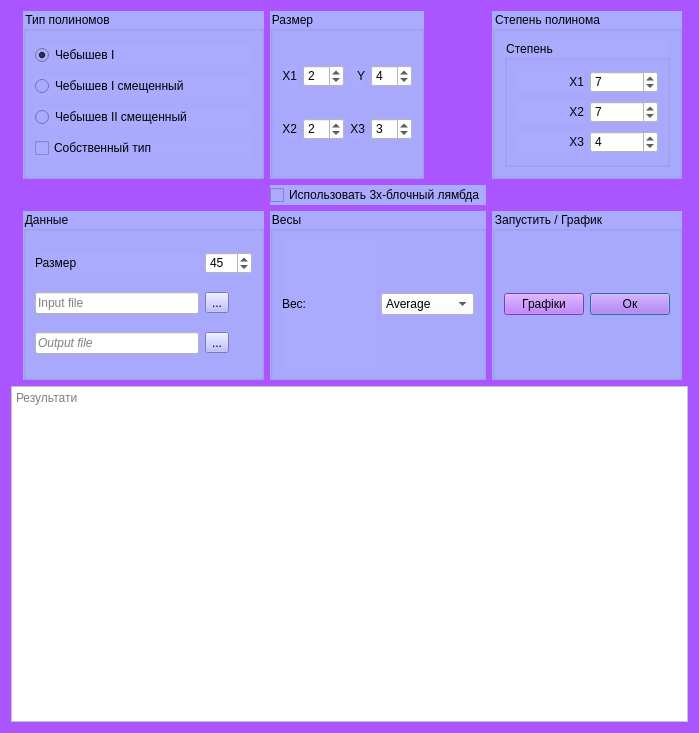
<?xml version="1.0" encoding="UTF-8"?>
<ui version="4.0">
 <class>Form</class>
 <widget class="QWidget" name="Form">
  <property name="geometry">
   <rect>
    <x>0</x>
    <y>0</y>
    <width>699</width>
    <height>733</height>
   </rect>
  </property>
  <property name="windowTitle">
   <string>Form1</string>
  </property>
  <property name="styleSheet">
   <string notr="true">background-color: rgb(170, 85, 255);</string>
  </property>
  <layout class="QGridLayout" name="gridLayout_2">
   <item row="0" column="4">
    <widget class="QGroupBox" name="groupBox_5">
     <property name="styleSheet">
      <string notr="true">background-color: rgb(170, 170, 255);</string>
     </property>
     <property name="locale">
      <locale language="Ukrainian" country="Ukraine"/>
     </property>
     <property name="title">
      <string>Степень полинома</string>
     </property>
     <layout class="QHBoxLayout" name="horizontalLayout">
      <item>
       <widget class="QGroupBox" name="groupBox_4">
        <property name="locale">
         <locale language="Ukrainian" country="Ukraine"/>
        </property>
        <property name="title">
         <string>Степень</string>
        </property>
        <layout class="QGridLayout" name="gridLayout_4">
         <item row="0" column="0">
          <widget class="QLabel" name="label_6">
           <property name="locale">
            <locale language="Ukrainian" country="Ukraine"/>
           </property>
           <property name="text">
            <string>X1</string>
           </property>
           <property name="alignment">
            <set>Qt::AlignRight|Qt::AlignTrailing|Qt::AlignVCenter</set>
           </property>
          </widget>
         </item>
         <item row="2" column="1">
          <widget class="QSpinBox" name="x3_deg">
           <property name="styleSheet">
            <string notr="true">background-color: rgb(255, 255, 255);</string>
           </property>
           <property name="locale">
            <locale language="Ukrainian" country="Ukraine"/>
           </property>
           <property name="value">
            <number>4</number>
           </property>
          </widget>
         </item>
         <item row="1" column="0">
          <widget class="QLabel" name="label_8">
           <property name="locale">
            <locale language="Ukrainian" country="Ukraine"/>
           </property>
           <property name="text">
            <string>X2</string>
           </property>
           <property name="alignment">
            <set>Qt::AlignRight|Qt::AlignTrailing|Qt::AlignVCenter</set>
           </property>
          </widget>
         </item>
         <item row="0" column="1">
          <widget class="QSpinBox" name="x1_deg">
           <property name="styleSheet">
            <string notr="true">background-color: rgb(255, 255, 255);</string>
           </property>
           <property name="locale">
            <locale language="Ukrainian" country="Ukraine"/>
           </property>
           <property name="value">
            <number>7</number>
           </property>
          </widget>
         </item>
         <item row="1" column="1">
          <widget class="QSpinBox" name="x2_deg">
           <property name="styleSheet">
            <string notr="true">background-color: rgb(255, 255, 255);</string>
           </property>
           <property name="locale">
            <locale language="Ukrainian" country="Ukraine"/>
           </property>
           <property name="value">
            <number>7</number>
           </property>
          </widget>
         </item>
         <item row="2" column="0">
          <widget class="QLabel" name="label_7">
           <property name="locale">
            <locale language="Ukrainian" country="Ukraine"/>
           </property>
           <property name="text">
            <string>X3</string>
           </property>
           <property name="alignment">
            <set>Qt::AlignRight|Qt::AlignTrailing|Qt::AlignVCenter</set>
           </property>
          </widget>
         </item>
        </layout>
       </widget>
      </item>
     </layout>
    </widget>
   </item>
   <item row="7" column="0" rowspan="2" colspan="6">
    <widget class="QTextBrowser" name="results_field">
     <property name="styleSheet">
      <string notr="true">background-color: rgb(255, 255, 255);</string>
     </property>
     <property name="locale">
      <locale language="Ukrainian" country="Ukraine"/>
     </property>
     <property name="lineWrapMode">
      <enum>QTextEdit::NoWrap</enum>
     </property>
     <property name="readOnly">
      <bool>true</bool>
     </property>
     <property name="html">
      <string>&lt;!DOCTYPE HTML PUBLIC &quot;-//W3C//DTD HTML 4.0//EN&quot; &quot;http://www.w3.org/TR/REC-html40/strict.dtd&quot;&gt;
&lt;html&gt;&lt;head&gt;&lt;meta name=&quot;qrichtext&quot; content=&quot;1&quot; /&gt;&lt;style type=&quot;text/css&quot;&gt;
p, li { white-space: pre-wrap; }
&lt;/style&gt;&lt;/head&gt;&lt;body style=&quot; font-family:'Ubuntu'; font-size:11pt; font-weight:400; font-style:normal;&quot;&gt;
&lt;p style=&quot;-qt-paragraph-type:empty; margin-top:0px; margin-bottom:0px; margin-left:0px; margin-right:0px; -qt-block-indent:0; text-indent:0px; font-family:'.Menio Regular'; font-size:10pt;&quot;&gt;&lt;br /&gt;&lt;/p&gt;&lt;/body&gt;&lt;/html&gt;</string>
     </property>
     <property name="placeholderText" stdset="0">
      <string>Результати</string>
     </property>
    </widget>
   </item>
   <item row="0" column="3">
    <widget class="QGroupBox" name="groupBox_2">
     <property name="sizePolicy">
      <sizepolicy hsizetype="Fixed" vsizetype="Preferred">
       <horstretch>0</horstretch>
       <verstretch>0</verstretch>
      </sizepolicy>
     </property>
     <property name="styleSheet">
      <string notr="true">background-color: rgb(170, 170, 255);</string>
     </property>
     <property name="locale">
      <locale language="Ukrainian" country="Ukraine"/>
     </property>
     <property name="title">
      <string>Размер</string>
     </property>
     <layout class="QGridLayout" name="gridLayout_3">
      <item row="1" column="1">
       <widget class="QSpinBox" name="x1_dim">
        <property name="styleSheet">
         <string notr="true">background-color: rgb(255, 255, 255);</string>
        </property>
        <property name="locale">
         <locale language="Ukrainian" country="Ukraine"/>
        </property>
        <property name="value">
         <number>2</number>
        </property>
       </widget>
      </item>
      <item row="1" column="0">
       <widget class="QLabel" name="label_2">
        <property name="locale">
         <locale language="Ukrainian" country="Ukraine"/>
        </property>
        <property name="text">
         <string>X1</string>
        </property>
        <property name="alignment">
         <set>Qt::AlignRight|Qt::AlignTrailing|Qt::AlignVCenter</set>
        </property>
       </widget>
      </item>
      <item row="2" column="1">
       <widget class="QSpinBox" name="x2_dim">
        <property name="styleSheet">
         <string notr="true">background-color: rgb(255, 255, 255);</string>
        </property>
        <property name="locale">
         <locale language="Ukrainian" country="Ukraine"/>
        </property>
        <property name="value">
         <number>2</number>
        </property>
       </widget>
      </item>
      <item row="2" column="0">
       <widget class="QLabel" name="label_3">
        <property name="locale">
         <locale language="Ukrainian" country="Ukraine"/>
        </property>
        <property name="text">
         <string>X2</string>
        </property>
        <property name="alignment">
         <set>Qt::AlignRight|Qt::AlignTrailing|Qt::AlignVCenter</set>
        </property>
       </widget>
      </item>
      <item row="2" column="2">
       <widget class="QLabel" name="label_5">
        <property name="locale">
         <locale language="Ukrainian" country="Ukraine"/>
        </property>
        <property name="text">
         <string>X3</string>
        </property>
        <property name="alignment">
         <set>Qt::AlignRight|Qt::AlignTrailing|Qt::AlignVCenter</set>
        </property>
       </widget>
      </item>
      <item row="1" column="2">
       <widget class="QLabel" name="label_4">
        <property name="locale">
         <locale language="Ukrainian" country="Ukraine"/>
        </property>
        <property name="text">
         <string>Y</string>
        </property>
        <property name="alignment">
         <set>Qt::AlignRight|Qt::AlignTrailing|Qt::AlignVCenter</set>
        </property>
       </widget>
      </item>
      <item row="2" column="3">
       <widget class="QSpinBox" name="x3_dim">
        <property name="styleSheet">
         <string notr="true">background-color: rgb(255, 255, 255);</string>
        </property>
        <property name="locale">
         <locale language="Ukrainian" country="Ukraine"/>
        </property>
        <property name="value">
         <number>3</number>
        </property>
       </widget>
      </item>
      <item row="1" column="3">
       <widget class="QSpinBox" name="y_dim">
        <property name="styleSheet">
         <string notr="true">background-color: rgb(255, 255, 255);</string>
        </property>
        <property name="locale">
         <locale language="Ukrainian" country="Ukraine"/>
        </property>
        <property name="value">
         <number>4</number>
        </property>
       </widget>
      </item>
     </layout>
    </widget>
   </item>
   <item row="3" column="3">
    <widget class="QGroupBox" name="groupBox_7">
     <property name="styleSheet">
      <string notr="true">background-color: rgb(170, 170, 255);</string>
     </property>
     <property name="locale">
      <locale language="Ukrainian" country="Ukraine"/>
     </property>
     <property name="title">
      <string>Весы</string>
     </property>
     <layout class="QHBoxLayout" name="horizontalLayout_3">
      <item>
       <widget class="QLabel" name="label_9">
        <property name="locale">
         <locale language="Ukrainian" country="Ukraine"/>
        </property>
        <property name="text">
         <string>Вес:</string>
        </property>
       </widget>
      </item>
      <item>
       <widget class="QComboBox" name="weights_box">
        <property name="styleSheet">
         <string notr="true">background-color: rgb(255, 255, 255);</string>
        </property>
        <property name="locale">
         <locale language="Ukrainian" country="Ukraine"/>
        </property>
        <property name="currentText" stdset="0">
         <string>Average</string>
        </property>
        <item>
         <property name="text">
          <string>Average</string>
         </property>
        </item>
        <item>
         <property name="text">
          <string>Scaled</string>
         </property>
        </item>
       </widget>
      </item>
     </layout>
    </widget>
   </item>
   <item row="3" column="2">
    <widget class="QGroupBox" name="groupBox">
     <property name="autoFillBackground">
      <bool>false</bool>
     </property>
     <property name="styleSheet">
      <string notr="true">background-color: rgb(170, 170, 255);</string>
     </property>
     <property name="locale">
      <locale language="Ukrainian" country="Ukraine"/>
     </property>
     <property name="title">
      <string>Данные</string>
     </property>
     <layout class="QGridLayout" name="gridLayout_5">
      <item row="2" column="1">
       <widget class="QToolButton" name="select_output">
        <property name="locale">
         <locale language="Ukrainian" country="Ukraine"/>
        </property>
        <property name="text">
         <string>...</string>
        </property>
       </widget>
      </item>
      <item row="0" column="1">
       <widget class="QSpinBox" name="sample_spin">
        <property name="styleSheet">
         <string notr="true">background-color: rgb(255, 255, 255);</string>
        </property>
        <property name="locale">
         <locale language="Ukrainian" country="Ukraine"/>
        </property>
        <property name="maximum">
         <number>999</number>
        </property>
        <property name="value">
         <number>45</number>
        </property>
       </widget>
      </item>
      <item row="1" column="1">
       <widget class="QToolButton" name="select_input">
        <property name="locale">
         <locale language="Ukrainian" country="Ukraine"/>
        </property>
        <property name="text">
         <string>...</string>
        </property>
       </widget>
      </item>
      <item row="1" column="0">
       <widget class="QLineEdit" name="line_input">
        <property name="styleSheet">
         <string notr="true">background-color: rgb(255, 255, 255);</string>
        </property>
        <property name="locale">
         <locale language="Ukrainian" country="Ukraine"/>
        </property>
        <property name="text">
         <string/>
        </property>
        <property name="placeholderText">
         <string>Input file</string>
        </property>
       </widget>
      </item>
      <item row="0" column="0">
       <widget class="QLabel" name="label">
        <property name="locale">
         <locale language="Ukrainian" country="Ukraine"/>
        </property>
        <property name="text">
         <string>Размер</string>
        </property>
       </widget>
      </item>
      <item row="2" column="0">
       <widget class="QLineEdit" name="line_output">
        <property name="font">
         <font>
          <italic>true</italic>
         </font>
        </property>
        <property name="styleSheet">
         <string notr="true">background-color: rgb(255, 255, 255);</string>
        </property>
        <property name="locale">
         <locale language="Ukrainian" country="Ukraine"/>
        </property>
        <property name="placeholderText">
         <string>Output file</string>
        </property>
       </widget>
      </item>
     </layout>
    </widget>
   </item>
   <item row="3" column="4">
    <widget class="QGroupBox" name="groupBox_6">
     <property name="styleSheet">
      <string notr="true">background-color: rgb(170, 170, 255);</string>
     </property>
     <property name="locale">
      <locale language="Ukrainian" country="Ukraine"/>
     </property>
     <property name="title">
      <string>Запустить / График</string>
     </property>
     <layout class="QHBoxLayout" name="horizontalLayout_2">
      <item>
       <widget class="QPushButton" name="plot_button">
        <property name="styleSheet">
         <string notr="true">background-color: rgb(170, 85, 255);
</string>
        </property>
        <property name="locale">
         <locale language="Ukrainian" country="Ukraine"/>
        </property>
        <property name="text">
         <string>Графіки</string>
        </property>
       </widget>
      </item>
      <item>
       <widget class="QPushButton" name="exec_button">
        <property name="styleSheet">
         <string notr="true">background-color: rgb(170, 85, 255);</string>
        </property>
        <property name="locale">
         <locale language="Ukrainian" country="Ukraine"/>
        </property>
        <property name="text">
         <string>Ок</string>
        </property>
        <property name="default">
         <bool>true</bool>
        </property>
        <property name="flat">
         <bool>false</bool>
        </property>
       </widget>
      </item>
     </layout>
    </widget>
   </item>
   <item row="0" column="2">
    <widget class="QGroupBox" name="groupBox_3">
     <property name="styleSheet">
      <string notr="true">background-color: rgb(170, 170, 255);</string>
     </property>
     <property name="locale">
      <locale language="Ukrainian" country="Ukraine"/>
     </property>
     <property name="title">
      <string>Тип полиномов</string>
     </property>
     <layout class="QVBoxLayout" name="verticalLayout">
      <item>
       <widget class="QRadioButton" name="radio_cheb_t">
        <property name="styleSheet">
         <string notr="true"/>
        </property>
        <property name="locale">
         <locale language="Ukrainian" country="Ukraine"/>
        </property>
        <property name="text">
         <string>Чебышев I</string>
        </property>
        <property name="checked">
         <bool>true</bool>
        </property>
       </widget>
      </item>
      <item>
       <widget class="QRadioButton" name="radio_sh_cheb_t">
        <property name="locale">
         <locale language="Ukrainian" country="Ukraine"/>
        </property>
        <property name="text">
         <string>Чебышев I смещенный</string>
        </property>
       </widget>
      </item>
      <item>
       <widget class="QRadioButton" name="radio_sh_cheb_u">
        <property name="text">
         <string>Чебышев II смещенный</string>
        </property>
       </widget>
      </item>
      <item>
       <widget class="QCheckBox" name="custom_check">
        <property name="text">
         <string>Собственный тип</string>
        </property>
       </widget>
      </item>
     </layout>
    </widget>
   </item>
   <item row="1" column="3">
    <widget class="QCheckBox" name="lambda_check">
     <property name="styleSheet">
      <string notr="true">background-color: rgb(170, 170, 255);</string>
     </property>
     <property name="locale">
      <locale language="Ukrainian" country="Ukraine"/>
     </property>
     <property name="text">
      <string>Использовать 3х-блочный лямбда</string>
     </property>
    </widget>
   </item>
  </layout>
 </widget>
 <tabstops>
  <tabstop>radio_cheb_t</tabstop>
  <tabstop>radio_sh_cheb_t</tabstop>
  <tabstop>x1_deg</tabstop>
  <tabstop>x2_deg</tabstop>
  <tabstop>x3_deg</tabstop>
  <tabstop>x1_dim</tabstop>
  <tabstop>x2_dim</tabstop>
  <tabstop>sample_spin</tabstop>
  <tabstop>line_input</tabstop>
  <tabstop>select_input</tabstop>
  <tabstop>line_output</tabstop>
  <tabstop>select_output</tabstop>
  <tabstop>exec_button</tabstop>
  <tabstop>results_field</tabstop>
 </tabstops>
 <resources/>
 <connections>
  <connection>
   <sender>exec_button</sender>
   <signal>clicked()</signal>
   <receiver>Form</receiver>
   <slot>exec_clicked()</slot>
   <hints>
    <hint type="sourcelabel">
     <x>379</x>
     <y>219</y>
    </hint>
    <hint type="destinationlabel">
     <x>309</x>
     <y>199</y>
    </hint>
   </hints>
  </connection>
  <connection>
   <sender>plot_button</sender>
   <signal>clicked()</signal>
   <receiver>Form</receiver>
   <slot>plot_clicked()</slot>
   <hints>
    <hint type="sourcelabel">
     <x>526</x>
     <y>219</y>
    </hint>
    <hint type="destinationlabel">
     <x>309</x>
     <y>199</y>
    </hint>
   </hints>
  </connection>
  <connection>
   <sender>sample_spin</sender>
   <signal>valueChanged(int)</signal>
   <receiver>Form</receiver>
   <slot>samples_modified(int)</slot>
   <hints>
    <hint type="sourcelabel">
     <x>568</x>
     <y>53</y>
    </hint>
    <hint type="destinationlabel">
     <x>309</x>
     <y>199</y>
    </hint>
   </hints>
  </connection>
  <connection>
   <sender>select_input</sender>
   <signal>clicked()</signal>
   <receiver>Form</receiver>
   <slot>input_clicked()</slot>
   <hints>
    <hint type="sourcelabel">
     <x>557</x>
     <y>95</y>
    </hint>
    <hint type="destinationlabel">
     <x>309</x>
     <y>199</y>
    </hint>
   </hints>
  </connection>
  <connection>
   <sender>select_output</sender>
   <signal>clicked()</signal>
   <receiver>Form</receiver>
   <slot>output_clicked()</slot>
   <hints>
    <hint type="sourcelabel">
     <x>557</x>
     <y>136</y>
    </hint>
    <hint type="destinationlabel">
     <x>309</x>
     <y>199</y>
    </hint>
   </hints>
  </connection>
  <connection>
   <sender>x1_dim</sender>
   <signal>valueChanged(int)</signal>
   <receiver>Form</receiver>
   <slot>dimension_modified(int)</slot>
   <hints>
    <hint type="sourcelabel">
     <x>361</x>
     <y>44</y>
    </hint>
    <hint type="destinationlabel">
     <x>309</x>
     <y>199</y>
    </hint>
   </hints>
  </connection>
  <connection>
   <sender>x2_dim</sender>
   <signal>valueChanged(int)</signal>
   <receiver>Form</receiver>
   <slot>dimension_modified(int)</slot>
   <hints>
    <hint type="sourcelabel">
     <x>361</x>
     <y>78</y>
    </hint>
    <hint type="destinationlabel">
     <x>309</x>
     <y>199</y>
    </hint>
   </hints>
  </connection>
  <connection>
   <sender>x3_dim</sender>
   <signal>valueChanged(int)</signal>
   <receiver>Form</receiver>
   <slot>dimension_modified(int)</slot>
   <hints>
    <hint type="sourcelabel">
     <x>361</x>
     <y>112</y>
    </hint>
    <hint type="destinationlabel">
     <x>309</x>
     <y>199</y>
    </hint>
   </hints>
  </connection>
  <connection>
   <sender>x1_deg</sender>
   <signal>valueChanged(int)</signal>
   <receiver>Form</receiver>
   <slot>degree_modified(int)</slot>
   <hints>
    <hint type="sourcelabel">
     <x>227</x>
     <y>81</y>
    </hint>
    <hint type="destinationlabel">
     <x>309</x>
     <y>199</y>
    </hint>
   </hints>
  </connection>
  <connection>
   <sender>x2_deg</sender>
   <signal>valueChanged(int)</signal>
   <receiver>Form</receiver>
   <slot>degree_modified(int)</slot>
   <hints>
    <hint type="sourcelabel">
     <x>227</x>
     <y>131</y>
    </hint>
    <hint type="destinationlabel">
     <x>309</x>
     <y>199</y>
    </hint>
   </hints>
  </connection>
  <connection>
   <sender>x3_deg</sender>
   <signal>valueChanged(int)</signal>
   <receiver>Form</receiver>
   <slot>degree_modified(int)</slot>
   <hints>
    <hint type="sourcelabel">
     <x>244</x>
     <y>133</y>
    </hint>
    <hint type="destinationlabel">
     <x>309</x>
     <y>199</y>
    </hint>
   </hints>
  </connection>
  <connection>
   <sender>radio_cheb_t</sender>
   <signal>toggled(bool)</signal>
   <receiver>Form</receiver>
   <slot>type_modified(bool)</slot>
   <hints>
    <hint type="sourcelabel">
     <x>86</x>
     <y>78</y>
    </hint>
    <hint type="destinationlabel">
     <x>309</x>
     <y>199</y>
    </hint>
   </hints>
  </connection>
  <connection>
   <sender>radio_sh_cheb_t</sender>
   <signal>toggled(bool)</signal>
   <receiver>Form</receiver>
   <slot>type_modified(bool)</slot>
   <hints>
    <hint type="sourcelabel">
     <x>86</x>
     <y>114</y>
    </hint>
    <hint type="destinationlabel">
     <x>309</x>
     <y>199</y>
    </hint>
   </hints>
  </connection>
  <connection>
   <sender>Form</sender>
   <signal>output_changed(QString)</signal>
   <receiver>line_output</receiver>
   <slot>setText(QString)</slot>
   <hints>
    <hint type="sourcelabel">
     <x>309</x>
     <y>199</y>
    </hint>
    <hint type="destinationlabel">
     <x>483</x>
     <y>136</y>
    </hint>
   </hints>
  </connection>
  <connection>
   <sender>Form</sender>
   <signal>input_changed(QString)</signal>
   <receiver>line_input</receiver>
   <slot>setText(QString)</slot>
   <hints>
    <hint type="sourcelabel">
     <x>309</x>
     <y>199</y>
    </hint>
    <hint type="destinationlabel">
     <x>483</x>
     <y>95</y>
    </hint>
   </hints>
  </connection>
  <connection>
   <sender>line_input</sender>
   <signal>textChanged(QString)</signal>
   <receiver>Form</receiver>
   <slot>input_modified(QString)</slot>
   <hints>
    <hint type="sourcelabel">
     <x>483</x>
     <y>95</y>
    </hint>
    <hint type="destinationlabel">
     <x>309</x>
     <y>199</y>
    </hint>
   </hints>
  </connection>
  <connection>
   <sender>line_output</sender>
   <signal>textChanged(QString)</signal>
   <receiver>Form</receiver>
   <slot>output_modified(QString)</slot>
   <hints>
    <hint type="sourcelabel">
     <x>483</x>
     <y>136</y>
    </hint>
    <hint type="destinationlabel">
     <x>309</x>
     <y>199</y>
    </hint>
   </hints>
  </connection>
  <connection>
   <sender>lambda_check</sender>
   <signal>toggled(bool)</signal>
   <receiver>Form</receiver>
   <slot>lambda_calc_method_changed(bool)</slot>
   <hints>
    <hint type="sourcelabel">
     <x>301</x>
     <y>219</y>
    </hint>
    <hint type="destinationlabel">
     <x>309</x>
     <y>199</y>
    </hint>
   </hints>
  </connection>
  <connection>
   <sender>weights_box</sender>
   <signal>currentIndexChanged(QString)</signal>
   <receiver>Form</receiver>
   <slot>weights_modified(QString)</slot>
   <hints>
    <hint type="sourcelabel">
     <x>136</x>
     <y>220</y>
    </hint>
    <hint type="destinationlabel">
     <x>309</x>
     <y>199</y>
    </hint>
   </hints>
  </connection>
  <connection>
   <sender>y_dim</sender>
   <signal>valueChanged(int)</signal>
   <receiver>Form</receiver>
   <slot>dimension_modified(int)</slot>
   <hints>
    <hint type="sourcelabel">
     <x>378</x>
     <y>146</y>
    </hint>
    <hint type="destinationlabel">
     <x>311</x>
     <y>299</y>
    </hint>
   </hints>
  </connection>
 </connections>
 <slots>
  <signal>input_changed(QString)</signal>
  <signal>output_changed(QString)</signal>
  <signal>x1_dim_changed(int)</signal>
  <signal>x2_dim_changed(int)</signal>
  <signal>x3_dim_changed(int)</signal>
  <signal>x1_deg_changed(int)</signal>
  <signal>x2_deg_changed(int)</signal>
  <signal>x3_deg_changed(int)</signal>
  <signal>type_cheb()</signal>
  <signal>type_lege()</signal>
  <signal>type_lagg()</signal>
  <signal>type_herm()</signal>
  <slot>input_clicked()</slot>
  <slot>output_clicked()</slot>
  <slot>samples_modified(int)</slot>
  <slot>dimension_modified(int)</slot>
  <slot>degree_modified(int)</slot>
  <slot>type_modified(bool)</slot>
  <slot>plot_clicked()</slot>
  <slot>exec_clicked()</slot>
  <slot>input_modified(QString)</slot>
  <slot>output_modified(QString)</slot>
  <slot>weights_modified(QString)</slot>
  <slot>lambda_calc_method_changed(bool)</slot>
 </slots>
</ui>
